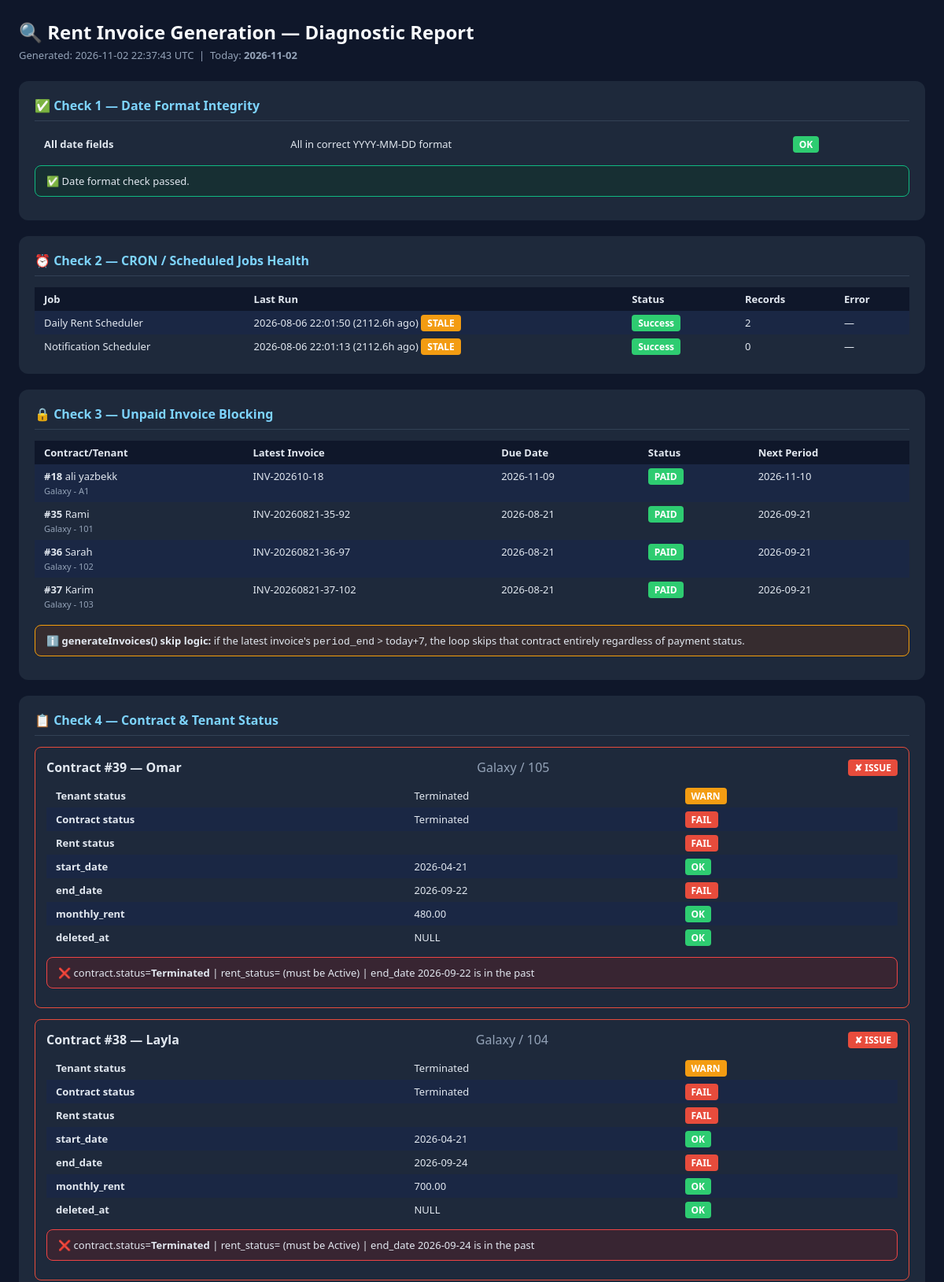
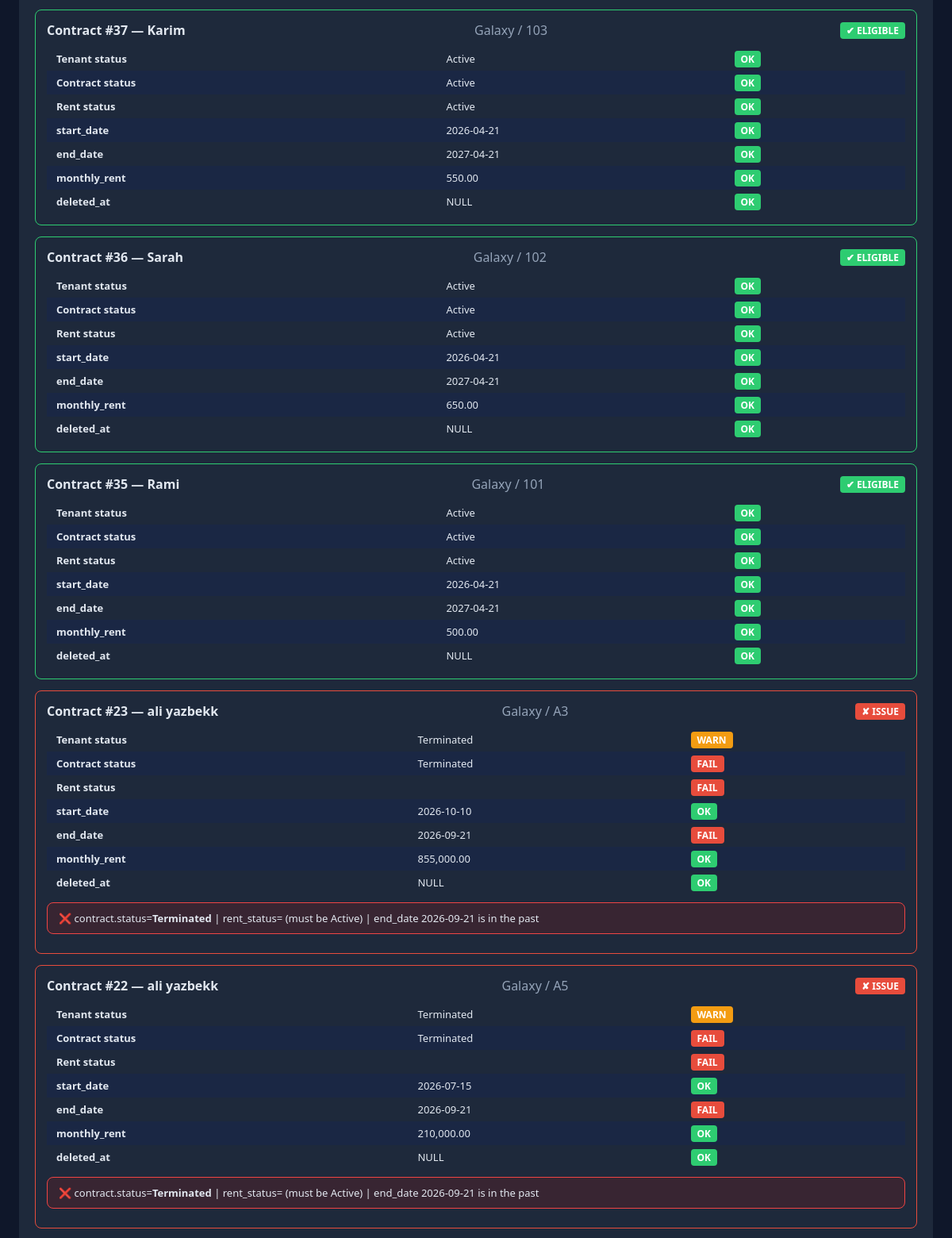
Page /backend/diagnose_rent.php (upper part) on the committed database (2 pictures, top to bottom).
### tables this page shows
CREATE TABLE `scheduled_jobs` (
  `id` int(11) NOT NULL,
  `job_name` varchar(100) NOT NULL,
  `status` enum('Success','Failed','Pending','Running','Disabled') DEFAULT 'Pending',
  `duration_seconds` int(11) DEFAULT 0,
  `records_processed` int(11) DEFAULT 0,
  `last_run` timestamp NULL DEFAULT NULL,
  `next_run` timestamp NULL DEFAULT NULL,
  `error_message` text DEFAULT NULL,
  `created_at` timestamp NOT NULL DEFAULT current_timestamp()
);

CREATE TABLE `contracts` (
  `id` int(11) NOT NULL,
  `apartment_id` int(11) NOT NULL,
  `tenant_id` int(11) NOT NULL,
  `start_date` date NOT NULL,
  `end_date` date NOT NULL,
  `rent_start_date` date DEFAULT NULL,
  `rent_end_date` date DEFAULT NULL,
  `status` enum('Active','Terminated','Expired','Draft','Pending_Signature','Signed','Approved','Rejected','Renewal_Pending') DEFAULT 'Draft',
  `rent_status` enum('Active','Paused','Closed') DEFAULT 'Active',
  `insurance_status` enum('Pending Payment','Paid') DEFAULT 'Pending Payment',
  `created_at` timestamp NOT NULL DEFAULT current_timestamp(),
  `monthly_rent` decimal(10,2) DEFAULT 0.00,
  `monthly_insurance` decimal(10,2) DEFAULT 0.00,
  `payment_terms` text DEFAULT NULL,
  `contract_document_url` varchar(255) DEFAULT NULL,
  `signed_document_url` varchar(255) DEFAULT NULL,
  `manager_approval_date` datetime DEFAULT NULL,
  `contract_file` varchar(255) DEFAULT NULL,
  `payment_method_rule` enum('Any Method','Bank Transfer Only','Cash Only','Mobile Money Only') DEFAULT 'Any Method',
  `deleted_at` timestamp NULL DEFAULT NULL,
  `deleted_by` int(11) DEFAULT NULL
);

CREATE TABLE `tenants` (
  `id` int(11) NOT NULL,
  `user_id` int(11) DEFAULT NULL,
  `full_name` varchar(255) NOT NULL,
  `phone` varchar(50) NOT NULL,
  `email` varchar(255) DEFAULT NULL,
  `national_id` varchar(100) NOT NULL,
  `created_at` timestamp NOT NULL DEFAULT current_timestamp(),
  `address` text DEFAULT NULL,
  `emergency_contact` varchar(255) DEFAULT NULL,
  `passport_url` varchar(255) DEFAULT NULL,
  `id_url` varchar(255) DEFAULT NULL,
  `status` enum('Active','Inactive','Terminated') DEFAULT 'Active',
  `deleted_at` timestamp NULL DEFAULT NULL,
  `deleted_by` int(11) DEFAULT NULL,
  `move_out_date` date DEFAULT NULL
);

CREATE TABLE `buildings` (
  `id` int(11) NOT NULL,
  `name` varchar(255) NOT NULL,
  `created_at` timestamp NOT NULL DEFAULT current_timestamp(),
  `deleted_at` timestamp NULL DEFAULT NULL,
  `deleted_by` int(11) DEFAULT NULL
);

CREATE TABLE `apartments` (
  `id` int(11) NOT NULL,
  `building_id` int(11) NOT NULL,
  `code` varchar(50) NOT NULL,
  `monthly_rent` decimal(10,2) NOT NULL,
  `monthly_insurance` decimal(10,2) NOT NULL,
  `status` enum('Vacant','Rented','Maintenance') DEFAULT 'Vacant',
  `created_at` timestamp NOT NULL DEFAULT current_timestamp(),
  `deleted_at` timestamp NULL DEFAULT NULL,
  `deleted_by` int(11) DEFAULT NULL
);

CREATE TABLE `rent_invoices` (
  `id` int(11) NOT NULL,
  `contract_id` int(11) NOT NULL,
  `rent_profile_id` int(11) DEFAULT NULL,
  `invoice_number` varchar(100) NOT NULL,
  `amount` decimal(10,2) NOT NULL,
  `period_start` date DEFAULT NULL,
  `period_end` date DEFAULT NULL,
  `due_date` date NOT NULL,
  `status` enum('Unpaid','Partial','Paid','Overdue','Voided') DEFAULT 'Unpaid',
  `notes` text DEFAULT NULL,
  `created_at` timestamp NOT NULL DEFAULT current_timestamp(),
  `payment_method` enum('Cash','Bank Transfer','Mobile Money','Cheque','Other') DEFAULT NULL,
  `payment_date` date DEFAULT NULL,
  `reference_number` varchar(100) DEFAULT NULL,
  `bank_name` varchar(100) DEFAULT NULL,
  `account_number` varchar(100) DEFAULT NULL,
  `proof_of_payment` varchar(255) DEFAULT NULL,
  `rent_period_id` int(11) DEFAULT NULL,
  `qr_requested_at` datetime DEFAULT NULL
);

### backend/diagnose_rent.php (the view, shortened to what this page needs)
<?php
$db    = Database::getInstance()->getConnection();
$today = date("Y-m-d");
$tenantId   = isset($_GET["tenant_id"])   ? (int)$_GET["tenant_id"]   : null;
$contractId = isset($_GET["contract_id"]) ? (int)$_GET["contract_id"] : null;
function badge(string $type, string $text): string {
    $map = ["ok"=>"#2ecc71","warn"=>"#f39c12","fail"=>"#e74c3c","info"=>"#3498db"];
    $c = $map[$type] ?? "#888";
    return "<span style=\"background:$c;color:#fff;padding:2px 8px;border-radius:4px;font-size:12px;font-weight:700\">$text</span>";
}
function row(string $label, string $value, string $status = "info"): string {
    return "<tr><td style=\"padding:6px 12px;font-weight:600;white-space:nowrap\">$label</td>"
         . "<td style=\"padding:6px 12px\">$value</td>"
         . "<td style=\"padding:6px 12px\">" . badge($status, strtoupper($status)) . "</td></tr>";
}
function isValidSqlDate(?string $d): bool {
    return (bool) preg_match("/^\d{4}-\d{2}-\d{2}$/", (string)$d);
}
?>
<!DOCTYPE html>
<html lang="en">
<head>
</head>
<body>
<?php
echo "<h1>&#128269; Rent Invoice Generation &mdash; Diagnostic Report</h1>";
echo "<p class=\"sub\">Generated: ".date("Y-m-d H:i:s T")." &nbsp;|&nbsp; Today: <strong>$today</strong>";
echo "</p>";
echo "<div class=\"card\"><h2>&#9989; Check 1 &mdash; Date Format Integrity</h2><table>";
$badDates = [];
if(empty($badDates)) echo row("All date fields","All in correct YYYY-MM-DD format","ok");
echo "</table>";
if(!empty($badDates)) echo "<div class=\"alert alert-fail\" style=\"margin-top:12px\">&#10060; Bad dates found: ".implode(", ",$badDates)."<br>Fix: <code>UPDATE contracts SET start_date=STR_TO_DATE(start_date,'%d/%m/%Y') WHERE start_date REGEXP '^[0-9]{2}/'</code></div>";
else echo "<div class=\"alert alert-ok\" style=\"margin-top:12px\">&#9989; Date format check passed.</div>";
echo "</div>";
echo "<div class=\"card\"><h2>&#9200; Check 2 &mdash; CRON / Scheduled Jobs Health</h2>";
try{
  $sjStmt=$db->query("SELECT job_name,status,last_run,duration_seconds,records_processed,error_message FROM scheduled_jobs ORDER BY last_run DESC LIMIT 20");
  $jobs=$sjStmt->fetchAll(PDO::FETCH_ASSOC);
  if($jobs){
    echo "<table><tr style=\"background:#0f172a\"><th style=\"padding:6px 12px;text-align:left\">Job</th><th style=\"padding:6px 12px;text-align:left\">Last Run</th><th style=\"padding:6px 12px;text-align:left\">Status</th><th style=\"padding:6px 12px;text-align:left\">Records</th><th style=\"padding:6px 12px;text-align:left\">Error</th></tr>";
    foreach($jobs as $j){
      $lr=$j["last_run"]??"—";
      $ha=$lr!=="—"?round((time()-strtotime($lr))/3600,1):"?";
      $s=$j["status"]==="Success"?"ok":"fail";
      $stale=is_numeric($ha)&&$ha>26;
      $sb=$stale?"&nbsp;".badge("warn","STALE"):"";
      $err=$j["error_message"]?htmlspecialchars($j["error_message"]):"—";
      echo "<tr><td style=\"padding:6px 12px\">{$j["job_name"]}</td><td style=\"padding:6px 12px\">$lr ({$ha}h ago)$sb</td><td style=\"padding:6px 12px\">".badge($s,$j["status"])."</td><td style=\"padding:6px 12px\">{$j["records_processed"]}</td><td style=\"padding:6px 12px\">$err</td></tr>";
    }
    echo "</table>";
  } else {
    echo "<div class=\"alert alert-warn\">&#9888; No rows in <code>scheduled_jobs</code> &mdash; cron has never logged or table is missing.</div>";
  }
} catch(Exception $e){
  echo "<div class=\"alert alert-fail\">&#10060; <code>scheduled_jobs</code> query failed: ".htmlspecialchars($e->getMessage())."</div>";
}
echo "</div>";
echo "<div class=\"card\"><h2>&#128274; Check 3 &mdash; Unpaid Invoice Blocking</h2>";
$scope3=$contractId?"AND c.id=$contractId":($tenantId?"AND c.tenant_id=$tenantId":"");
$bStmt=$db->query("SELECT c.id as cid,t.full_name,a.code,b.name as bname,ri.id as rid,ri.invoice_number,ri.due_date,ri.period_start,ri.period_end,ri.status as rstatus,ri.amount FROM contracts c JOIN tenants t ON c.tenant_id=t.id JOIN apartments a ON c.apartment_id=a.id JOIN buildings b ON a.building_id=b.id LEFT JOIN rent_invoices ri ON ri.contract_id=c.id WHERE c.status IN('Active','Approved') $scope3 ORDER BY c.id,ri.due_date DESC");
$rows=$bStmt->fetchAll(PDO::FETCH_ASSOC);
$grouped=[];foreach($rows as $r)$grouped[$r["cid"]][]=$r;
if(empty($grouped)){echo "<div class=\"alert alert-warn\">&#9888; No active contracts found.</div>";}
else{
  echo "<table><tr style=\"background:#0f172a\"><th style=\"padding:6px 12px;text-align:left\">Contract/Tenant</th><th style=\"padding:6px 12px;text-align:left\">Latest Invoice</th><th style=\"padding:6px 12px;text-align:left\">Due Date</th><th style=\"padding:6px 12px;text-align:left\">Status</th><th style=\"padding:6px 12px;text-align:left\">Next Period</th></tr>";
  foreach($grouped as $cid=>$invs){
    $fi=$invs[0];$li=$invs[0];$nil=$li["rid"]===null;
    $isb=!$nil&&in_array($li["rstatus"],["Unpaid","Partial"])&&$li["due_date"]<$today;
    $sb=$isb?"&nbsp;".badge("fail","BLOCKING"):"";
    $ns="—";
    if(!$nil&&isValidSqlDate($li["period_end"]))$ns=date("Y-m-d",strtotime($li["period_end"]." +1 day"));
    elseif(!$nil&&isValidSqlDate($li["due_date"]))$ns=date("Y-m-d",strtotime($li["due_date"]." +1 month"));
    $ib=$nil?badge("warn","NO INVOICES"):($li["rstatus"]==="Paid"?badge("ok","PAID"):($li["rstatus"]==="Partial"?badge("warn","PARTIAL"):badge("fail","UNPAID")));
    echo "<tr><td style=\"padding:6px 12px\"><strong>#$cid</strong> {$fi["full_name"]}<br><span style=\"color:#94a3b8;font-size:11px\">{$fi["bname"]} - {$fi["code"]}</span></td><td style=\"padding:6px 12px\">".($nil?"—":htmlspecialchars($li["invoice_number"]))."</td><td style=\"padding:6px 12px\">".htmlspecialchars($li["due_date"]??"—")."</td><td style=\"padding:6px 12px\">$ib $sb</td><td style=\"padding:6px 12px\">$ns</td></tr>";
  }
  echo "</table>";
}
echo "<div class=\"alert alert-warn\" style=\"margin-top:12px\">&#8505;&#65039; <strong>generateInvoices() skip logic:</strong> if the latest invoice's <code>period_end</code> &gt; today+7, the loop skips that contract entirely regardless of payment status.</div></div>";
echo "<div class=\"card\"><h2>&#128203; Check 4 &mdash; Contract &amp; Tenant Status</h2>";
$scope4=$contractId?"AND c.id=$contractId":($tenantId?"AND c.tenant_id=$tenantId":"");
$sStmt=$db->query("SELECT c.id as cid,t.id as tid,t.full_name,t.status as tstatus,a.code,b.name as bname,c.status as cstatus,c.rent_status,c.start_date,c.end_date,c.rent_start_date,c.rent_end_date,c.monthly_rent,c.deleted_at FROM contracts c JOIN tenants t ON c.tenant_id=t.id JOIN apartments a ON c.apartment_id=a.id JOIN buildings b ON a.building_id=b.id WHERE 1=1 $scope4 ORDER BY c.id DESC LIMIT 50");
foreach($sStmt->fetchAll(PDO::FETCH_ASSOC) as $s){
  $issues=[];
  if(!in_array($s["cstatus"],["Active","Approved"])) $issues[]="contract.status=<strong>{$s["cstatus"]}</strong>";
  if($s["rent_status"]!=="Active") $issues[]="rent_status=<strong>{$s["rent_status"]}</strong> (must be Active)";
  if(isValidSqlDate($s["end_date"])&&$s["end_date"]<$today) $issues[]="end_date {$s["end_date"]} is in the past";
  $os=empty($issues)?"ok":(in_array($s["cstatus"],["Active","Approved"])?"warn":"fail");
  $hc=$os==="ok"?"#2ecc71":($os==="warn"?"#f39c12":"#e74c3c");
  echo "<div style=\"border:1px solid $hc;border-radius:8px;padding:14px;margin-bottom:14px\">";
  echo "<div style=\"display:flex;justify-content:space-between;align-items:center;margin-bottom:10px\"><strong>Contract #{$s["cid"]} &mdash; {$s["full_name"]}</strong>&nbsp;<span style=\"color:#94a3b8\">{$s["bname"]} / {$s["code"]}</span>&nbsp;&nbsp;".badge($os,$os==="ok"?"&#10004; ELIGIBLE":"&#10008; ISSUE")."</div>";
  echo "<table>".row("Tenant status",htmlspecialchars($s["tstatus"]??"—"),$s["tstatus"]==="Active"?"ok":"warn").row("Contract status",htmlspecialchars($s["cstatus"]),in_array($s["cstatus"],["Active","Approved"])?"ok":"fail").row("Rent status",htmlspecialchars($s["rent_status"]??"—"),$s["rent_status"]==="Active"?"ok":"fail").row("start_date",htmlspecialchars($s["start_date"]??"—"),isValidSqlDate($s["start_date"])?"ok":"fail").row("end_date",htmlspecialchars($s["end_date"]??"—"),(isValidSqlDate($s["end_date"])&&$s["end_date"]>=$today)?"ok":"fail").row("monthly_rent",number_format((float)$s["monthly_rent"],2),(float)$s["monthly_rent"]>0?"ok":"warn").row("deleted_at",htmlspecialchars($s["deleted_at"]??"NULL"),!$s["deleted_at"]?"ok":"fail")."</table>";
  if(!empty($issues)) echo "<div class=\"alert alert-fail\" style=\"margin-top:10px\">&#10060; ".implode(" | ",$issues)."</div>";
  echo "</div>";
}
echo "</div>";
?>
</body></html>

### backend/diagnose_rent.php (style rules this page uses)
* { box-sizing:border-box;margin:0;padding:0 }
body { font-family:"Segoe UI",sans-serif;background:#0f172a;color:#e2e8f0;padding:24px }
h1 { font-size:24px;margin-bottom:4px;color:#f8fafc }
.sub { color:#94a3b8;font-size:13px;margin-bottom:24px }
.card { background:#1e293b;border-radius:12px;padding:20px;margin-bottom:20px }
.card h2 { font-size:16px;margin-bottom:14px;color:#7dd3fc;border-bottom:1px solid #334155;padding-bottom:8px }
table { width:100%;border-collapse:collapse;font-size:13px }
tr:nth-child(even) td { background:#1a2744 }
td { vertical-align:top }
.alert { padding:10px 14px;border-radius:8px;margin-bottom:10px;font-size:13px }
.alert-warn { background:#78350f44;border:1px solid #f59e0b }
.alert-ok { background:#05422044;border:1px solid #10b981 }
.alert-fail { background:#7f1d1d44;border:1px solid #ef4444 }

### rows in the picture
scheduled_jobs: job_name "Daily Rent Scheduler", last_run "2026-08-06 22:01:50", last_run "2112.6", text "STALE Success", records_processed "2", error_message "—"
scheduled_jobs: job_name "Notification Scheduler", last_run "2026-08-06 22:01:13", last_run "2112.6", text "STALE Success", records_processed "0", error_message "—"
contracts: cid "18", tenant.full_name "ali yazbekk", buildings.name "Galaxy", apartment.code "A1", rent_invoices.invoice_number "INV-202610-18", rent_invoices.due_date "2026-11-09", text "PAID", rent_invoices.period_end "2026-11-10"
contracts: cid "35", tenant.full_name "Rami", buildings.name "Galaxy", apartment.code "101", rent_invoices.invoice_number "INV-20260821-35-92", rent_invoices.due_date "2026-08-21", text "PAID", rent_invoices.due_date "2026-09-21", id "35", text "✔ ELIGIBLE OK OK OK OK OK OK OK", label "Tenant status Contract status Rent status start_date end_date monthly_rent deleted_at", tenant.status "Active Active Active 2026-04-21 2027-04-21 500.00 NULL"
contracts: cid "36", tenant.full_name "Sarah", buildings.name "Galaxy", apartment.code "102", rent_invoices.invoice_number "INV-20260821-36-97", rent_invoices.due_date "2026-08-21", text "PAID", rent_invoices.due_date "2026-09-21", id "36", text "✔ ELIGIBLE OK OK OK OK OK OK OK", label "Tenant status Contract status Rent status start_date end_date monthly_rent deleted_at", tenant.status "Active Active Active 2026-04-21 2027-04-21 650.00 NULL"
contracts: cid "37", tenant.full_name "Karim", buildings.name "Galaxy", apartment.code "103", rent_invoices.invoice_number "INV-20260821-37-102", rent_invoices.due_date "2026-08-21", text "PAID", rent_invoices.due_date "2026-09-21", id "37", text "✔ ELIGIBLE OK OK OK OK OK OK OK", label "Tenant status Contract status Rent status start_date end_date monthly_rent deleted_at", tenant.status "Active Active Active 2026-04-21 2027-04-21 550.00 NULL"
contracts: id "39", tenant.full_name "Omar", buildings.name "Galaxy", apartment.code "105", text "✘ ISSUE WARN FAIL FAIL OK FAIL OK OK", label "Tenant status Contract status Rent status start_date end_date monthly_rent deleted_at", tenant.status "Terminated Terminated 2026-04-21 2026-09-22 480.00 NULL", status "Terminated", issues "| | end_date 2026-09-22 is in the past"
contracts: id "38", tenant.full_name "Layla", buildings.name "Galaxy", apartment.code "104", text "✘ ISSUE WARN FAIL FAIL OK FAIL OK OK", label "Tenant status Contract status Rent status start_date end_date monthly_rent deleted_at", tenant.status "Terminated Terminated 2026-04-21 2026-09-24 700.00 NULL", status "Terminated", issues "| | end_date 2026-09-24 is in the past"
contracts: id "23", tenant.full_name "ali yazbekk", buildings.name "Galaxy", apartment.code "A3", text "✘ ISSUE WARN FAIL FAIL OK FAIL OK OK", label "Tenant status Contract status Rent status start_date end_date monthly_rent deleted_at", tenant.status "Terminated Terminated 2026-10-10 2026-09-21 855,000.00 NULL", status "Terminated", issues "| | end_date 2026-09-21 is in the past"
contracts: id "22", tenant.full_name "ali yazbekk", buildings.name "Galaxy", apartment.code "A5", text "✘ ISSUE WARN FAIL FAIL OK FAIL OK OK", label "Tenant status Contract status Rent status start_date end_date monthly_rent deleted_at", tenant.status "Terminated Terminated 2026-07-15 2026-09-21 210,000.00 NULL", status "Terminated", issues "| | end_date 2026-09-21 is in the past"

### other values in the picture
$label "All date fields"
$value "All in correct YYYY-MM-DD format"
$text "OK"
